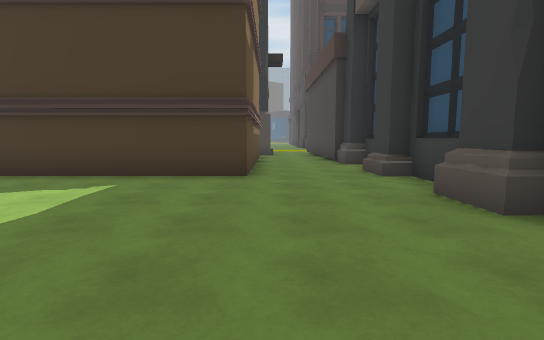
View 1 (above)

24 first-person views from a walk through a 3-D level made in the Unity game engine. The camera is 1.4 m above the floor, tilts 6° down and sees 85° across. The floor is counted in squares, 2 m on a side. Each view is taken from the middle of a square. On the plan, view 1 faces up. The plan holds only what a view shows up to about 10 squares ahead; the rest is blank. The place goes on beyond the plan. Some animated figures are not drawn. Some surface patterns are stand-ins.

View 2
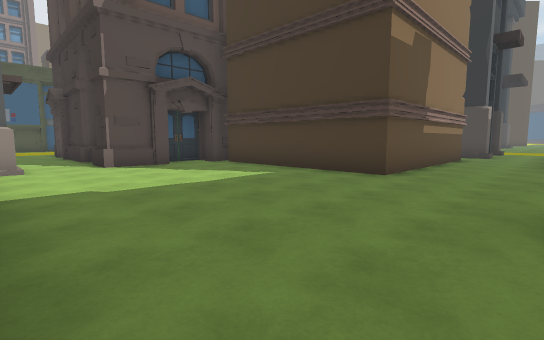

View 3
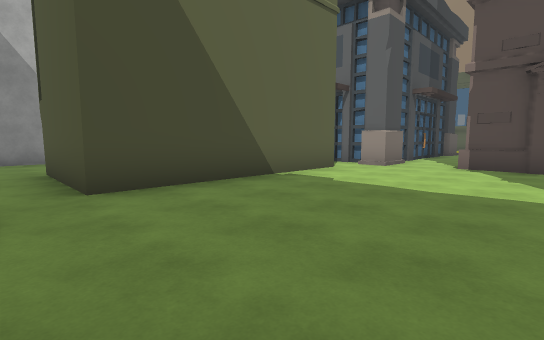

View 4
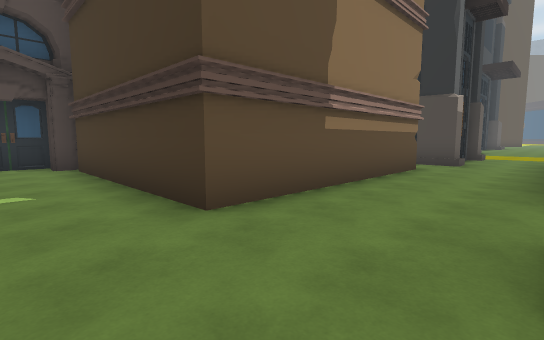

View 5
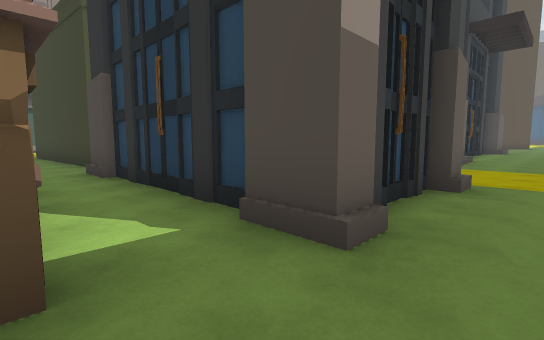

View 6
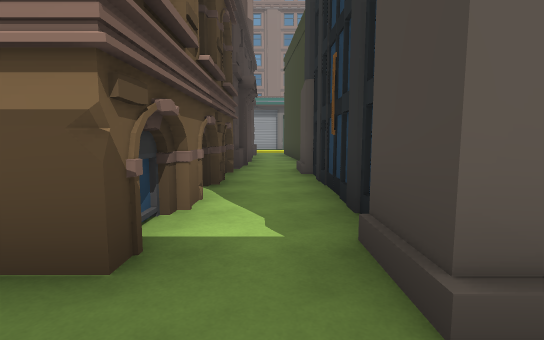

View 7
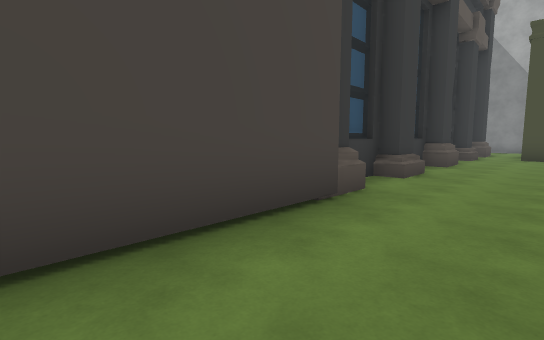

View 8
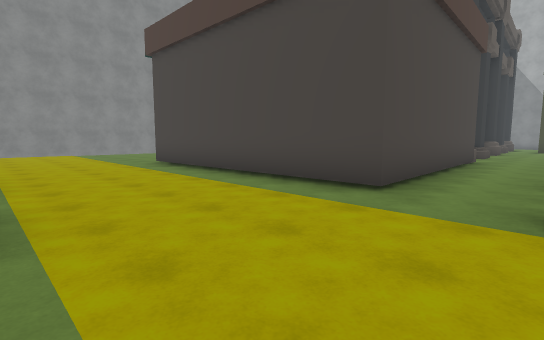

View 9
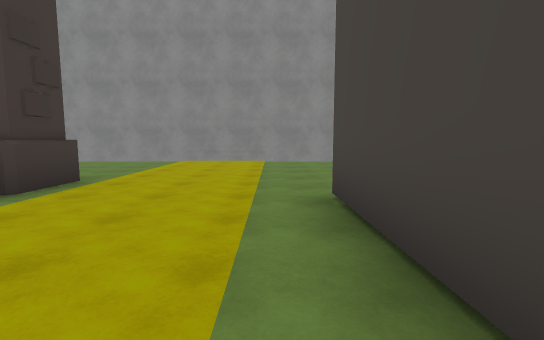

View 10
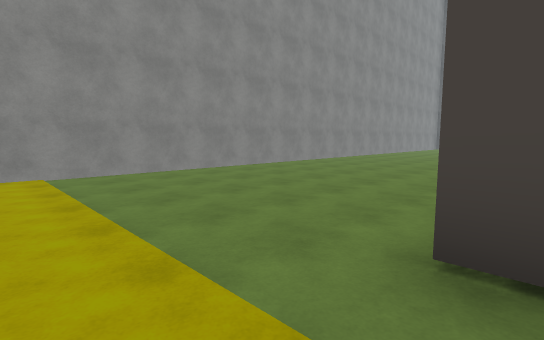

View 11
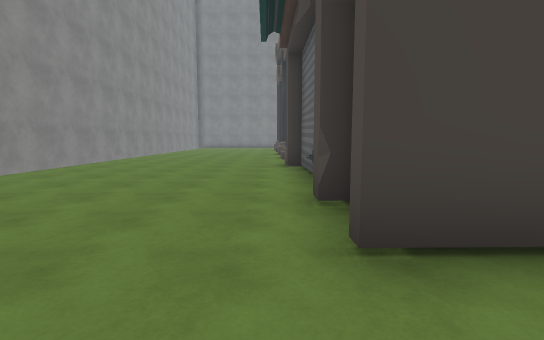

View 12
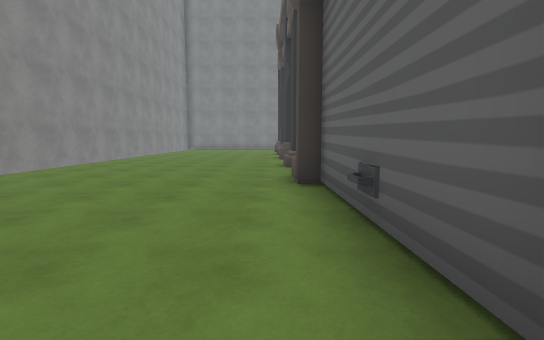

View 13
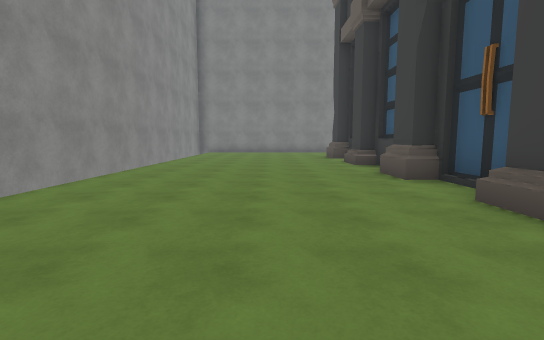

View 14
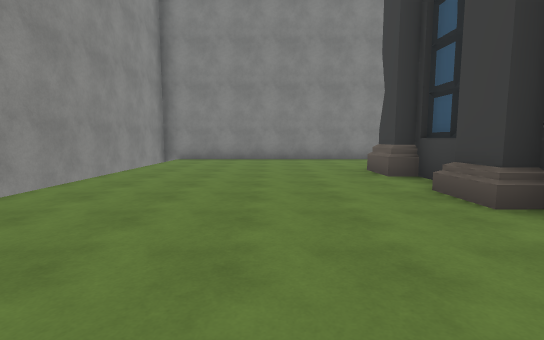

View 15
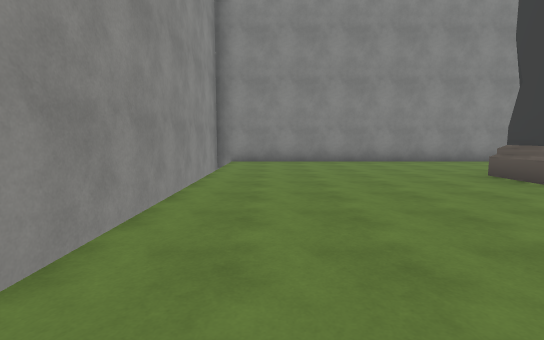

View 16
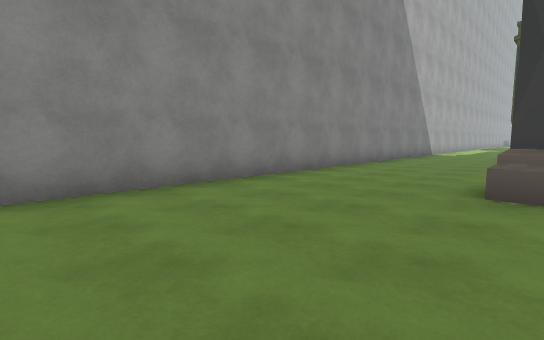

View 17
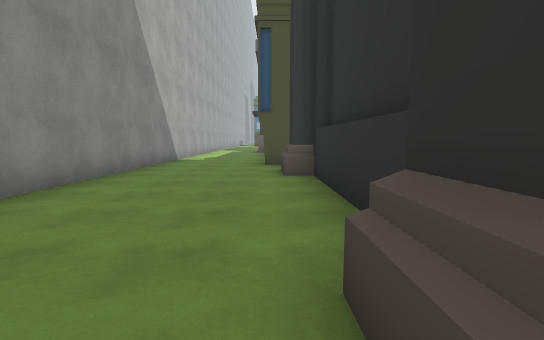

View 18
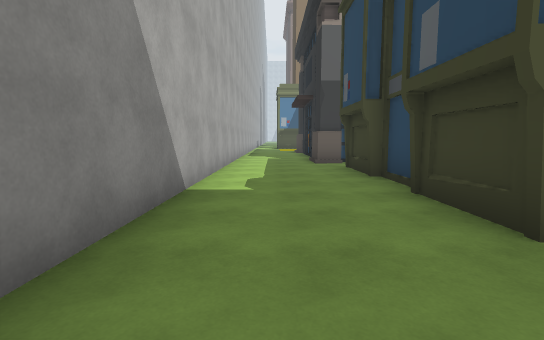

View 19
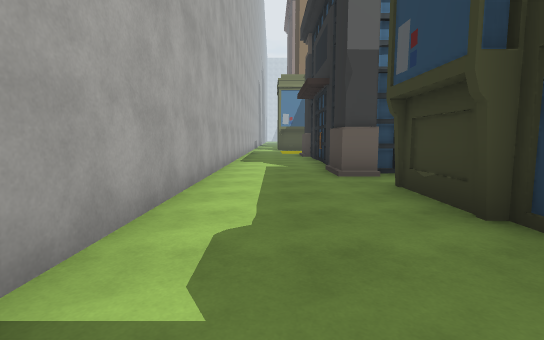

View 20
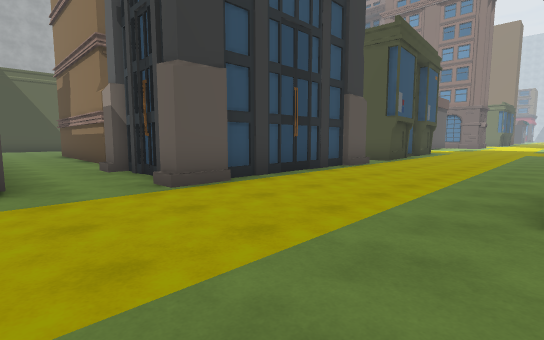

View 21
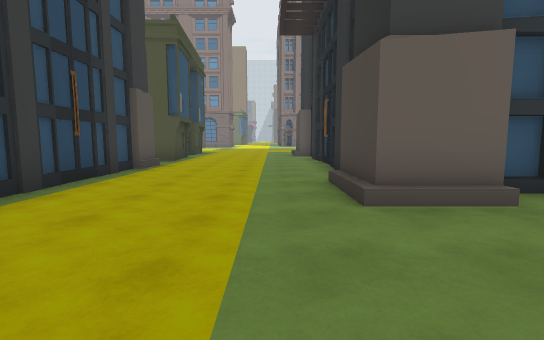

View 22
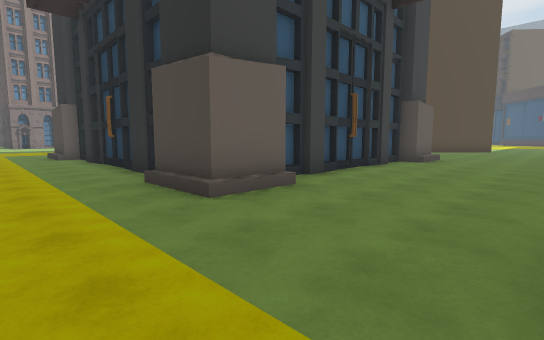

View 23
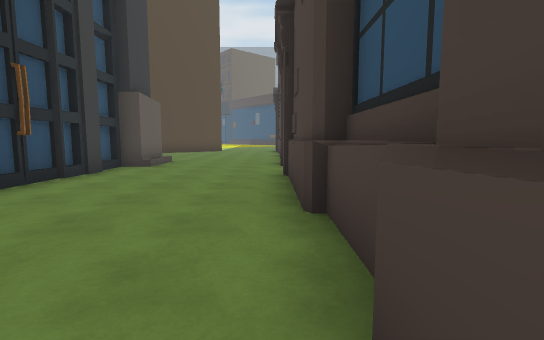

View 24
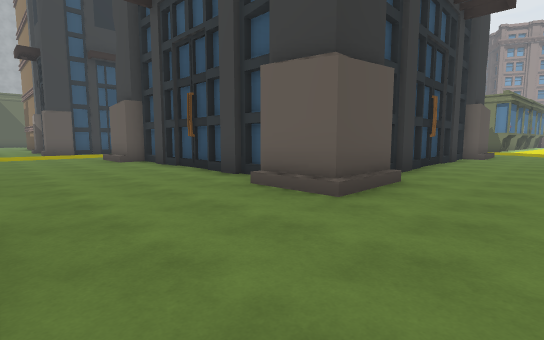

### Floor plan
Key: @ floor where view 1 was taken; # wall or solid block; x gap in a wall; . main floor; : floor 0.25 m higher than the main floor; / step, stairs or slope.
Columns run from 9 left of view 1 to 15 right of it. Each row starts with its distance up from view 1.
 31  ...........
 30 ............
 29 ......##....
 28 ########....#
 27        #....
 26        #....#
 25        #....#
 24        #....#
 23        #....#           #
 22        #....#           #
 21 ########/...#        ...#
 20 ......///...#     ##....#
 19 ........................#
 18 ........................#
 17 ........................#
 16  #..#...................#
 15  #  #####..#######......#
 14  #   ####..#     #......#
 13 ###x#####:.#     #......#
 12 ...........#     #......#
 11  ########..#     #......#
 10         #..#     #......#
  9         #..#     #......#
  8         #..##     ......#
  7         #...#     ......#
  6    ######...#    #......#
  5   ##........#    #......#
  4   ##........#    #......#
  3 ####........#    #......#
  2 ............#    #......#
  1 ............#    #......#
  0 ####.###.@..#    #......#
 -1    #.  ####.#    #......#
 -2    #    ###.######......#
 -3 ####.######.............#
 -4 ........................#
 -5 ........................#
 -6 ........................#
 -7 #########################

Positions as (right, up) in squares from view 1, and headings:
1: (0, 0), facing up
2: (2, 0), facing up-left
3: (2, 4), facing down-left
4: (2, 4), facing up-left
5: (1, 11), facing up-left
6: (1, 12), facing left
7: (0, 12), facing down-right
8: (0, 19), facing down-right
9: (5, 16), facing right
10: (8, 17), facing down-right
11: (9, 17), facing down
12: (9, 14), facing down
13: (11, 9), facing down
14: (11, 4), facing down
15: (13, 3), facing down
16: (13, -2), facing down-left
17: (9, -3), facing left
18: (3, -5), facing left
19: (0, -5), facing left
20: (2, 20), facing down-left
21: (2, 19), facing left
22: (2, 18), facing up-left
23: (2, 20), facing up
24: (2, 31), facing down-left
